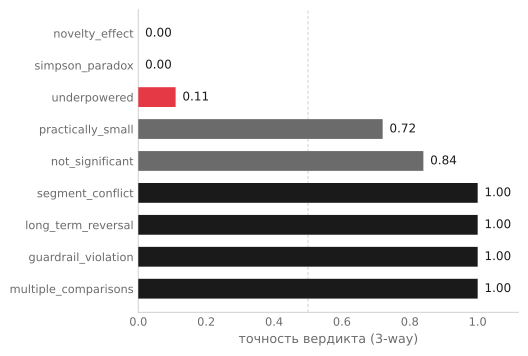

This figure's Python source:
#!/usr/bin/env python3
"""fig_error_map.svg — accuracy by trap type, sorted, colored by zone.
davydov.my style (DejaVu Sans, site palette). Run: python3 fig_error_map.py"""
import matplotlib
matplotlib.use("svg")
import matplotlib.pyplot as plt
from matplotlib import rcParams

INK="#1a1a1a"; MUTED="#6b6b6b"; AXIS="#d4d4d0"; ACCENT="#e63946"
rcParams["font.family"]="DejaVu Sans"; rcParams["svg.fonttype"]="none"

# Sonnet free, 3-way accuracy
data = [
    ("novelty_effect", 0.00),
    ("simpson_paradox", 0.00),
    ("underpowered", 0.11),
    ("practically_small", 0.72),
    ("not_significant", 0.84),
    ("segment_conflict", 1.00),
    ("long_term_reversal", 1.00),
    ("guardrail_violation", 1.00),
    ("multiple_comparisons", 1.00),
]
# sorted worst->best already; plot bottom=worst
labels=[d[0] for d in data][::-1]
vals=[d[1] for d in data][::-1]

def color(v):
    if v < 0.5: return ACCENT      # провал
    if v < 0.95: return MUTED      # слабое
    return INK                     # сильное

colors=[color(v) for v in vals]

fig, ax = plt.subplots(figsize=(5.6, 3.8))
bars=ax.barh(labels, vals, color=colors, height=0.62, zorder=3)
for b,v in zip(bars,vals):
    ax.text(v+0.02, b.get_y()+b.get_height()/2, f"{v:.2f}",
            va="center", ha="left", fontsize=9, color=INK)

ax.set_xlim(0,1.12); ax.set_xlabel("точность вердикта (3-way)", fontsize=9.5, color=MUTED)
ax.axvline(0.5, color=AXIS, lw=0.8, ls=(0,(3,2)), zorder=1)
for s in ["top","right"]: ax.spines[s].set_visible(False)
for s in ["left","bottom"]:
    ax.spines[s].set_color(AXIS); ax.spines[s].set_linewidth(0.8)
ax.tick_params(colors=MUTED, labelsize=8.5, length=0)
ax.set_axisbelow(True)
plt.tight_layout()
plt.savefig("fig_error_map.svg", format="svg", bbox_inches="tight", transparent=True)
print("wrote fig_error_map.svg")
